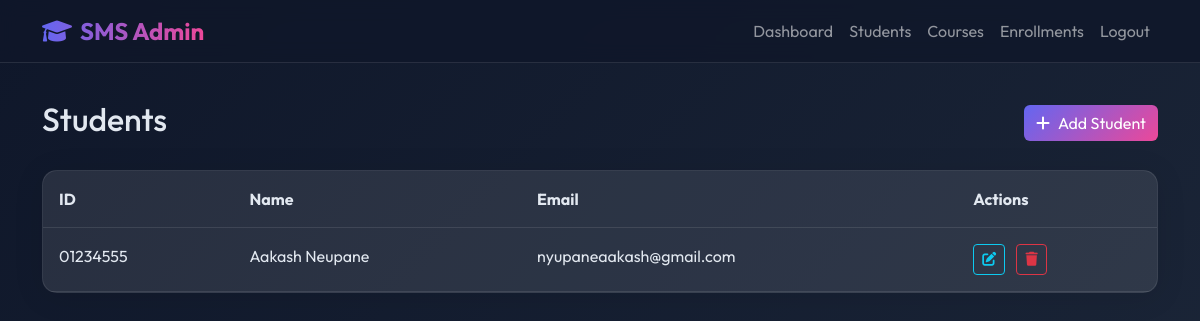
The app's page /students/ (signed in) with its own data.
### core/models.py (models this page shows, shortened)
class Student(models.Model):
    first_name = models.CharField(max_length=50)
    last_name = models.CharField(max_length=50)
    student_id = models.CharField(max_length=20, unique=True)
    email = models.EmailField()
    enrolled_date = models.DateField(auto_now_add=True)

### core/views.py (the view)
# urls.py: path('students/', views.students_view, name='students'),
@login_required
def students_view(request):
    q = request.GET.get('q','')
    students = Student.objects.filter(first_name__icontains=q) if q else Student.objects.all()
    return render(request, "core/students.html", {"students": students})

### core/templates/core/students.html
{% extends 'core/base.html' %}
{% block content %}
<div class="fade-in">
    <div class="d-flex justify-content-between align-items-center mb-4">
        <h2>Students</h2>
        <a href="{% url 'student_create' %}" class="btn btn-primary"><i class="fas fa-plus me-2"></i>Add Student</a>
    </div>
    <div class="glass-card p-0">
        <table class="table mb-0">
            <thead>
                <tr>
                    <th class="p-3">ID</th>
                    <th class="p-3">Name</th>
                    <th class="p-3">Email</th>
                    <th class="p-3">Actions</th>
                </tr>
            </thead>
            <tbody>
                {% for student in students %}
                <tr>
                    <td class="p-3">{{ student.student_id }}</td>
                    <td class="p-3">{{ student.first_name }} {{ student.last_name }}</td>
                    <td class="p-3">{{ student.email }}</td>
                    <td class="p-3">
                        <a href="{% url 'student_update' student.pk %}" class="btn btn-sm btn-outline-info me-2"><i
                                class="fas fa-edit"></i></a>
                        <a href="{% url 'student_delete' student.pk %}" class="btn btn-sm btn-outline-danger"><i
                                class="fas fa-trash"></i></a>
                    </td>
                </tr>
                {% empty %}
                <tr>
                    <td colspan="4" class="text-center p-4">No students found.</td>
                </tr>
                {% endfor %}
            </tbody>
        </table>
    </div>
</div>
{% endblock %}

### core/static/core/styles.css (style rules this page uses)
:root { --primary-color: #6366f1; --secondary-color: #ec4899; --background-gradient: linear-gradient(135deg, #0f172a 0%, #1e293b 100%); --glass-bg: rgba(255, 255, 255, 0.05); --glass-border: 1px solid rgba(255, 255, 255, 0.1); --text-color: #e2e8f0; }
body { font-family: 'Outfit', sans-serif; background: var(--background-gradient); color: var(--text-color); min-height: 100vh; }
.glass-card { background: var(--glass-bg); backdrop-filter: blur(12px); border: var(--glass-border); border-radius: 15px; padding: 2rem; box-shadow: 0 4px 30px rgba(0, 0, 0, 0.1); transition: transform 0.3s ease; }
.btn-primary { background: linear-gradient(135deg, var(--primary-color), var(--secondary-color)); border: none; transition: all 0.3s ease; }
.table { color: var(--text-color); background: var(--glass-bg); border-radius: 10px; overflow: hidden; }
.table th, .table td { background: transparent; color: var(--text-color); border-color: rgba(255, 255, 255, 0.1); }
.fade-in { animation: fadeIn 0.8s ease-out forwards; }

### records on screen
Student: student_id "01234555", first_name "Aakash", last_name "Neupane", email "nyupaneaakash@gmail.com"
